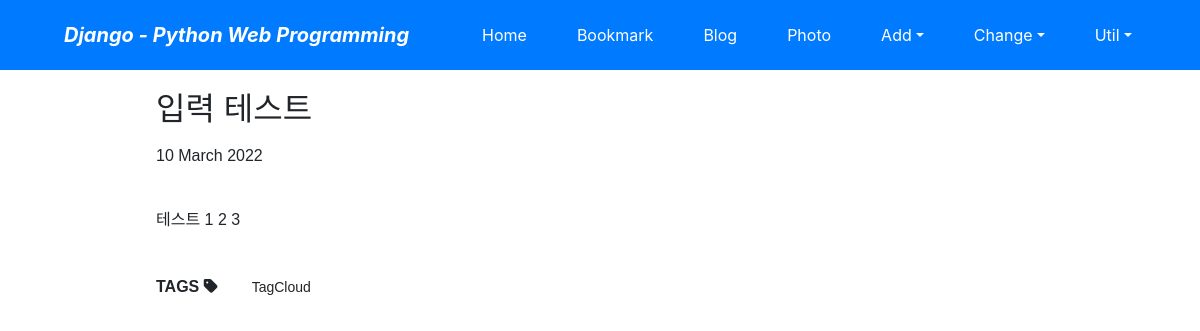
Screenshot of /blog/post/입력-테스트/ with the database file from the repository.
### blog/models.py (models this page shows, shortened)
class Post(models.Model):
    title = models.CharField(verbose_name = 'TITLE', max_length=50)
    slug = models.SlugField('SLUG', unique=True, allow_unicode=True, help_text='한단어요약')
    description = models.CharField('DESCRIPTION', max_length=100, blank = True, help_text='한줄요약')
    content = models.TextField('CONTENT')
    create_dt = models.DateTimeField('CREATE DATE', auto_now_add = True)
    modify_dt = models.DateTimeField('MODIFY DATE', auto_now = True)
    tags = TaggableManager(blank=True)
    owner = models.ForeignKey(User, on_delete=models.CASCADE, verbose_name='OWNER', blank=True, null=True)
    class Meta:
        verbose_name = 'post'
        verbose_name_plural = 'posts'
        db_table = 'blog_posts'
        ordering = ('-modify_dt', )
    def get_absolute_url(self):
        return reverse('blog:post_detail', args=(self.slug,))
    def get_previous(self):
        return self.get_previous_by_modify_dt()
    def get_next(self):
        return self.get_next_by_modify_dt()

### blog/views.py (called while the page is built)
    def get_context_data(self, **kwargs):
        context = super().get_context_data(**kwargs)
        context['disqus_short']=f"{settings.DISQUS_SHORTNAME}"
        context['disqus_id']=f"post-{self.object.id}-{self.object.slug}"
        context['disqus_url']=f"{settings.DISQUS_MY_DOMAIN}{self.object.get_absolute_url()}"
        context['disqus_title']=f"{self.object.slug}"
        return context

### blog/templates/blog/post_detail.html (shortened to what this page needs)
{% extends "base.html" %}
{% block content %}
<div class="post-body">
<h2>{{ object.title }}</h2>
<p>
    {{ object.modify_dt|date:"j F Y" }}</p>
<br>
<div class="body">
    {{object.content|linebreaks }}
</div>
<br>
<div>
    <b>TAGS</b> <i class="fas fa-tag"></i>
    {% load taggit_templatetags2_tags %}
    <a href="{% url 'blog:tag_cloud' %}"> <span class="btn btn0info btn-sm"
    >TagCloud</span></a>
</div>
<br>
</div>
{% endblock %}

### blog/templates/blog/post_detail.html (style rules this page uses)
.post-body { width: 80%; margin: auto; font-family: "Lucida Grande", Verdana, Arial, sans-serif; font-size: 16px; }

### rows the page displays
Post: title "입력 테스트", modify_dt "10 March 2022", content "테스트 1 2 3"
